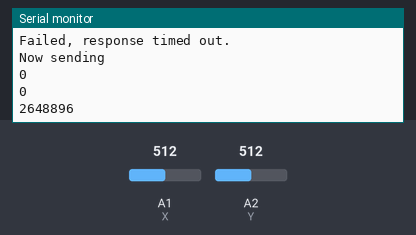
The sketch below on a simulated Arduino Uno, built with avr-gcc and run on an emulated ATmega328P. Parts: the last lines printed to the serial monitor. The inputs (shaded band) are chosen by the test bench; at power-on: A1 (X) = 512, A2 (Y) = 512. No radio packets arrive unless stated.

Above: at 2.7 s.
2.8 s: A1 (X) set to 421
At 3.01 s:
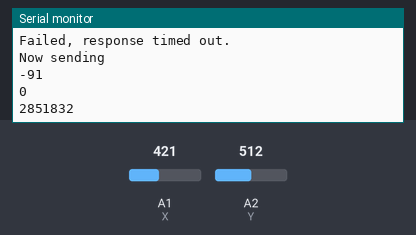
4.3 s: A1 (X) set to 394
At 4.43 s:
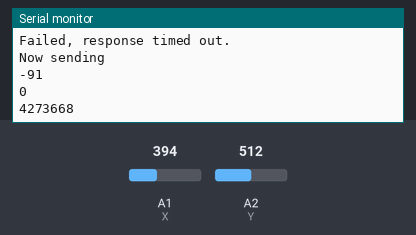
5.8 s: A2 (Y) set to 532
At 5.85 s:
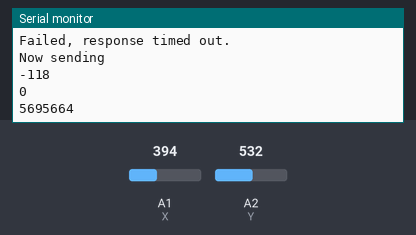
Timing chart, 0 to 8.8 s (numbered marks = the images above; inputs shaded):
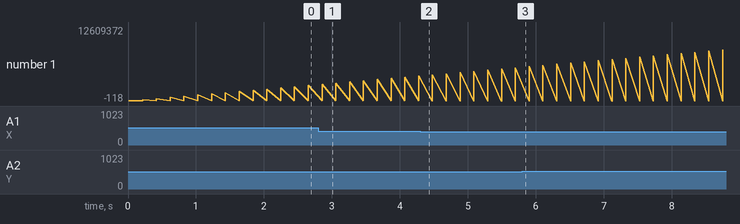

The sketch:

joy.ino
```cpp
/*
* Getting Started example sketch for nRF24L01+ radios
* This is an example of how to send data from one node to another using data structures
* Updated: Dec 2014 by TMRh20
*/

#include <SPI.h>
#include "RF24.h"

byte addresses[][6] = {"1Node","2Node"};


/****************** User Config ***************************/
/***      Set this radio as radio number 0 or 1         ***/
bool radioNumber = 1;

/* Hardware configuration: Set up nRF24L01 radio on SPI bus plus pins 7 & 8 */
RF24 radio(7,8);
/**********************************************************/


/**
* Create a data structure for transmitting and receiving data
* This allows many variables to be easily sent and received in a single transmission
* See http://www.cplusplus.com/doc/tutorial/structures/
*/

int X = A1;    // select the input pin for the potentiometer
int Y = A2;      // select the pin for the LED
int tap = 3;  // variable to store the value coming from the sensor

char color;

struct dataStruct{
  int asseX;
  int asseY;
//  bool clic;
  unsigned long temp;
}myData;

void setup() {

  pinMode(X, INPUT);
  pinMode(Y, INPUT);
  pinMode(tap, INPUT);

  Serial.begin(115200);
  Serial.println(F("RF24/examples/GettingStarted_HandlingData"));
  Serial.println(F("*** PRESS 'T' to begin transmitting to the other node"));

  radio.begin();

  // Set the PA Level low to prevent power supply related issues since this is a
 // getting_started sketch, and the likelihood of close proximity of the devices. RF24_PA_MAX is default.
  radio.setPALevel(RF24_PA_LOW);

  // Open a writing and reading pipe on each radio, with opposite addresses
  if(radioNumber){
    radio.openWritingPipe(addresses[1]);
    radio.openReadingPipe(1,addresses[0]);
  }else{
    radio.openWritingPipe(addresses[0]);
    radio.openReadingPipe(1,addresses[1]);
  }

//  myData.value = 1.22;
  // Start the radio listening for data
  radio.startListening();
}


void loop() {


/****************** Ping Out Role ***************************/


    radio.stopListening();                                    // First, stop listening so we can talk.


    Serial.println(F("Now sending"));

    myData.asseX = map(analogRead(X), 0, 1024, -512, 512);
    myData.asseY= map(analogRead(Y), 0, 1024, -512, 512);
 //   myData.clic= digitalRead(tap);
    myData.temp = micros();

    Serial.println(myData.asseX);
    Serial.println(myData.asseY);
    Serial.println(myData.temp);

     if (!radio.write( &myData, sizeof(myData) )){
       Serial.println(F("failed"));
     }

    radio.startListening();                                    // Now, continue listening

    unsigned long started_waiting_at = micros();               // Set up a timeout period, get the current microseconds
    boolean timeout = false;                                   // Set up a variable to indicate if a response was received or not

    while ( !radio.available() ){                             // While nothing is received
      if (micros() - started_waiting_at > 200000 ){            // If waited longer than 200ms, indicate timeout and exit while loop
          timeout = true;
          break;
      }
    }

    if ( timeout ){                                             // Describe the results
        Serial.println(F("Failed, response timed out."));
    }else{
                                                                // Grab the response, compare, and send to debugging spew
        radio.read( &color, sizeof(color) );
        unsigned long time = micros();

        Serial.print("identificato il colore ");
        switch (color){
          case 'R':
            Serial.println("Rosso");
            break;
          case 'G':
            Serial.println("Verde");
            break;
          case 'B':
            Serial.println("Blue");
            break;
        }
        Serial.println(color);
        // Spew it
        Serial.print(F("Sent "));
        Serial.print(time);
        Serial.print(F(", Got response "));
        Serial.print(myData.temp);
        Serial.print(F(", Round-trip delay "));
        Serial.print(time-myData.temp);
        Serial.print(F(" microseconds Value "));
        Serial.println(myData.temp);
    }

    // Try again 1s later
//    delay(1000);


} // Loop
```

Measured:
- after the input at 2.8 s, the serial monitor: prints a new line after 0.06 s (image 1)
- plotted number 1: 2648896 → 4273668 after the input at 2.8 s, 4273668 → 5695664 after the input at 4.3 s, 5695664 → 12609372 after the input at 5.8 s
